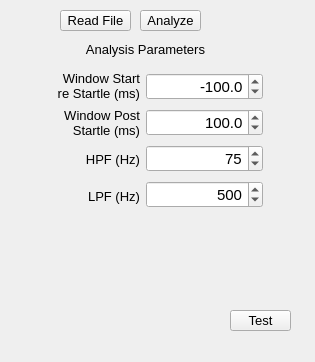
    <widget class="QWidget" name="Analysis" >
     <property name="geometry" >
      <rect>
       <x>0</x>
       <y>0</y>
       <width>315</width>
       <height>362</height>
      </rect>
     </property>
     <attribute name="title" >
      <string>Analysis</string>
     </attribute>
     <widget class="QLabel" name="label_19" >
      <property name="geometry" >
       <rect>
        <x>80</x>
        <y>40</y>
        <width>131</width>
        <height>18</height>
       </rect>
      </property>
      <property name="font" >
       <font>
        <family>Arial</family>
        <pointsize>10</pointsize>
       </font>
      </property>
      <property name="text" >
       <string>Analysis Parameters</string>
      </property>
      <property name="alignment" >
       <set>Qt::AlignCenter</set>
      </property>
     </widget>
     <widget class="QPushButton" name="Analysis_Read" >
      <property name="geometry" >
       <rect>
        <x>60</x>
        <y>10</y>
        <width>71</width>
        <height>21</height>
       </rect>
      </property>
      <property name="palette" >
       <palette>
        <active>
         <colorrole role="ButtonText" >
          <brush brushstyle="SolidPattern" >
           <color alpha="255" >
            <red>0</red>
            <green>0</green>
            <blue>0</blue>
           </color>
          </brush>
         </colorrole>
        </active>
        <inactive>
         <colorrole role="ButtonText" >
          <brush brushstyle="SolidPattern" >
           <color alpha="255" >
            <red>0</red>
            <green>0</green>
            <blue>0</blue>
           </color>
          </brush>
         </colorrole>
        </inactive>
        <disabled>
         <colorrole role="ButtonText" >
          <brush brushstyle="SolidPattern" >
           <color alpha="255" >
            <red>106</red>
            <green>104</green>
            <blue>100</blue>
           </color>
          </brush>
         </colorrole>
        </disabled>
       </palette>
      </property>
      <property name="font" >
       <font>
        <family>Arial</family>
        <pointsize>10</pointsize>
       </font>
      </property>
      <property name="text" >
       <string>Read File</string>
      </property>
     </widget>
     <widget class="QPushButton" name="Analysis_Analyze" >
      <property name="geometry" >
       <rect>
        <x>140</x>
        <y>10</y>
        <width>61</width>
        <height>21</height>
       </rect>
      </property>
      <property name="palette" >
       <palette>
        <active>
         <colorrole role="ButtonText" >
          <brush brushstyle="SolidPattern" >
           <color alpha="255" >
            <red>0</red>
            <green>0</green>
            <blue>0</blue>
           </color>
          </brush>
         </colorrole>
        </active>
        <inactive>
         <colorrole role="ButtonText" >
          <brush brushstyle="SolidPattern" >
           <color alpha="255" >
            <red>0</red>
            <green>0</green>
            <blue>0</blue>
           </color>
          </brush>
         </colorrole>
        </inactive>
        <disabled>
         <colorrole role="ButtonText" >
          <brush brushstyle="SolidPattern" >
           <color alpha="255" >
            <red>106</red>
            <green>104</green>
            <blue>100</blue>
           </color>
          </brush>
         </colorrole>
        </disabled>
       </palette>
      </property>
      <property name="font" >
       <font>
        <family>Arial</family>
        <pointsize>10</pointsize>
       </font>
      </property>
      <property name="text" >
       <string>Analyze</string>
      </property>
     </widget>
     <widget class="QWidget" name="layoutWidget" >
      <property name="geometry" >
       <rect>
        <x>22</x>
        <y>70</y>
        <width>241</width>
        <height>142</height>
       </rect>
      </property>
      <layout class="QHBoxLayout" name="horizontalLayout_5" >
       <item>
        <layout class="QVBoxLayout" name="verticalLayout_10" >
         <item>
          <widget class="QLabel" name="label_20" >
           <property name="font" >
            <font>
             <family>Arial</family>
             <pointsize>10</pointsize>
            </font>
           </property>
           <property name="text" >
            <string>Window Start 
 re Startle (ms)</string>
           </property>
           <property name="alignment" >
            <set>Qt::AlignRight|Qt::AlignTrailing|Qt::AlignVCenter</set>
           </property>
          </widget>
         </item>
         <item>
          <widget class="QLabel" name="label_21" >
           <property name="font" >
            <font>
             <family>Arial</family>
             <pointsize>10</pointsize>
            </font>
           </property>
           <property name="text" >
            <string>Window Post 
Startle (ms)</string>
           </property>
           <property name="alignment" >
            <set>Qt::AlignRight|Qt::AlignTrailing|Qt::AlignVCenter</set>
           </property>
          </widget>
         </item>
         <item>
          <widget class="QLabel" name="label_22" >
           <property name="font" >
            <font>
             <family>Arial</family>
             <pointsize>10</pointsize>
            </font>
           </property>
           <property name="text" >
            <string>HPF (Hz)</string>
           </property>
           <property name="alignment" >
            <set>Qt::AlignRight|Qt::AlignTrailing|Qt::AlignVCenter</set>
           </property>
          </widget>
         </item>
         <item>
          <widget class="QLabel" name="label_23" >
           <property name="font" >
            <font>
             <family>Arial</family>
             <pointsize>10</pointsize>
            </font>
           </property>
           <property name="text" >
            <string>LPF (Hz)</string>
           </property>
           <property name="alignment" >
            <set>Qt::AlignRight|Qt::AlignTrailing|Qt::AlignVCenter</set>
           </property>
          </widget>
         </item>
        </layout>
       </item>
       <item>
        <layout class="QVBoxLayout" name="verticalLayout_9" >
         <item>
          <widget class="QDoubleSpinBox" name="Analysis_Start" >
           <property name="sizePolicy" >
            <sizepolicy vsizetype="Maximum" hsizetype="Minimum" >
             <horstretch>0</horstretch>
             <verstretch>0</verstretch>
            </sizepolicy>
           </property>
           <property name="font" >
            <font>
             <family>Arial</family>
             <pointsize>11</pointsize>
             <weight>50</weight>
             <bold>false</bold>
            </font>
           </property>
           <property name="alignment" >
            <set>Qt::AlignRight|Qt::AlignTrailing|Qt::AlignVCenter</set>
           </property>
           <property name="decimals" >
            <number>1</number>
           </property>
           <property name="minimum" >
            <double>-250.000000000000000</double>
           </property>
           <property name="maximum" >
            <double>0.000000000000000</double>
           </property>
           <property name="singleStep" >
            <double>25.000000000000000</double>
           </property>
           <property name="value" >
            <double>-100.000000000000000</double>
           </property>
          </widget>
         </item>
         <item>
          <widget class="QDoubleSpinBox" name="Analysis_Duration" >
           <property name="sizePolicy" >
            <sizepolicy vsizetype="Maximum" hsizetype="Minimum" >
             <horstretch>0</horstretch>
             <verstretch>0</verstretch>
            </sizepolicy>
           </property>
           <property name="font" >
            <font>
             <family>Arial</family>
             <pointsize>11</pointsize>
             <weight>50</weight>
             <bold>false</bold>
            </font>
           </property>
           <property name="alignment" >
            <set>Qt::AlignRight|Qt::AlignTrailing|Qt::AlignVCenter</set>
           </property>
           <property name="decimals" >
            <number>1</number>
           </property>
           <property name="minimum" >
            <double>20.000000000000000</double>
           </property>
           <property name="maximum" >
            <double>500.000000000000000</double>
           </property>
           <property name="singleStep" >
            <double>10.000000000000000</double>
           </property>
           <property name="value" >
            <double>100.000000000000000</double>
           </property>
          </widget>
         </item>
         <item>
          <widget class="QDoubleSpinBox" name="Analysis_HPF" >
           <property name="sizePolicy" >
            <sizepolicy vsizetype="Maximum" hsizetype="Minimum" >
             <horstretch>0</horstretch>
             <verstretch>0</verstretch>
            </sizepolicy>
           </property>
           <property name="font" >
            <font>
             <family>Arial</family>
             <pointsize>11</pointsize>
             <weight>50</weight>
             <bold>false</bold>
            </font>
           </property>
           <property name="alignment" >
            <set>Qt::AlignRight|Qt::AlignTrailing|Qt::AlignVCenter</set>
           </property>
           <property name="decimals" >
            <number>0</number>
           </property>
           <property name="minimum" >
            <double>10.000000000000000</double>
           </property>
           <property name="maximum" >
            <double>5000.000000000000000</double>
           </property>
           <property name="singleStep" >
            <double>5.000000000000000</double>
           </property>
           <property name="value" >
            <double>75.000000000000000</double>
           </property>
          </widget>
         </item>
         <item>
          <widget class="QDoubleSpinBox" name="Analysis_LPF" >
           <property name="sizePolicy" >
            <sizepolicy vsizetype="Maximum" hsizetype="Minimum" >
             <horstretch>0</horstretch>
             <verstretch>0</verstretch>
            </sizepolicy>
           </property>
           <property name="font" >
            <font>
             <family>Arial</family>
             <pointsize>11</pointsize>
             <weight>50</weight>
             <bold>false</bold>
            </font>
           </property>
           <property name="alignment" >
            <set>Qt::AlignRight|Qt::AlignTrailing|Qt::AlignVCenter</set>
           </property>
           <property name="decimals" >
            <number>0</number>
           </property>
           <property name="minimum" >
            <double>100.000000000000000</double>
           </property>
           <property name="maximum" >
            <double>10000.000000000000000</double>
           </property>
           <property name="singleStep" >
            <double>10.000000000000000</double>
           </property>
           <property name="value" >
            <double>500.000000000000000</double>
           </property>
          </widget>
         </item>
        </layout>
       </item>
      </layout>
     </widget>
     <widget class="QPushButton" name="Analysis_Test" >
      <property name="geometry" >
       <rect>
        <x>230</x>
        <y>310</y>
        <width>61</width>
        <height>21</height>
       </rect>
      </property>
      <property name="palette" >
       <palette>
        <active>
         <colorrole role="ButtonText" >
          <brush brushstyle="SolidPattern" >
           <color alpha="255" >
            <red>0</red>
            <green>0</green>
            <blue>0</blue>
           </color>
          </brush>
         </colorrole>
        </active>
        <inactive>
         <colorrole role="ButtonText" >
          <brush brushstyle="SolidPattern" >
           <color alpha="255" >
            <red>0</red>
            <green>0</green>
            <blue>0</blue>
           </color>
          </brush>
         </colorrole>
        </inactive>
        <disabled>
         <colorrole role="ButtonText" >
          <brush brushstyle="SolidPattern" >
           <color alpha="255" >
            <red>106</red>
            <green>104</green>
            <blue>100</blue>
           </color>
          </brush>
         </colorrole>
        </disabled>
       </palette>
      </property>
      <property name="font" >
       <font>
        <family>Arial</family>
        <pointsize>10</pointsize>
       </font>
      </property>
      <property name="text" >
       <string>Test</string>
      </property>
     </widget>
    </widget>
